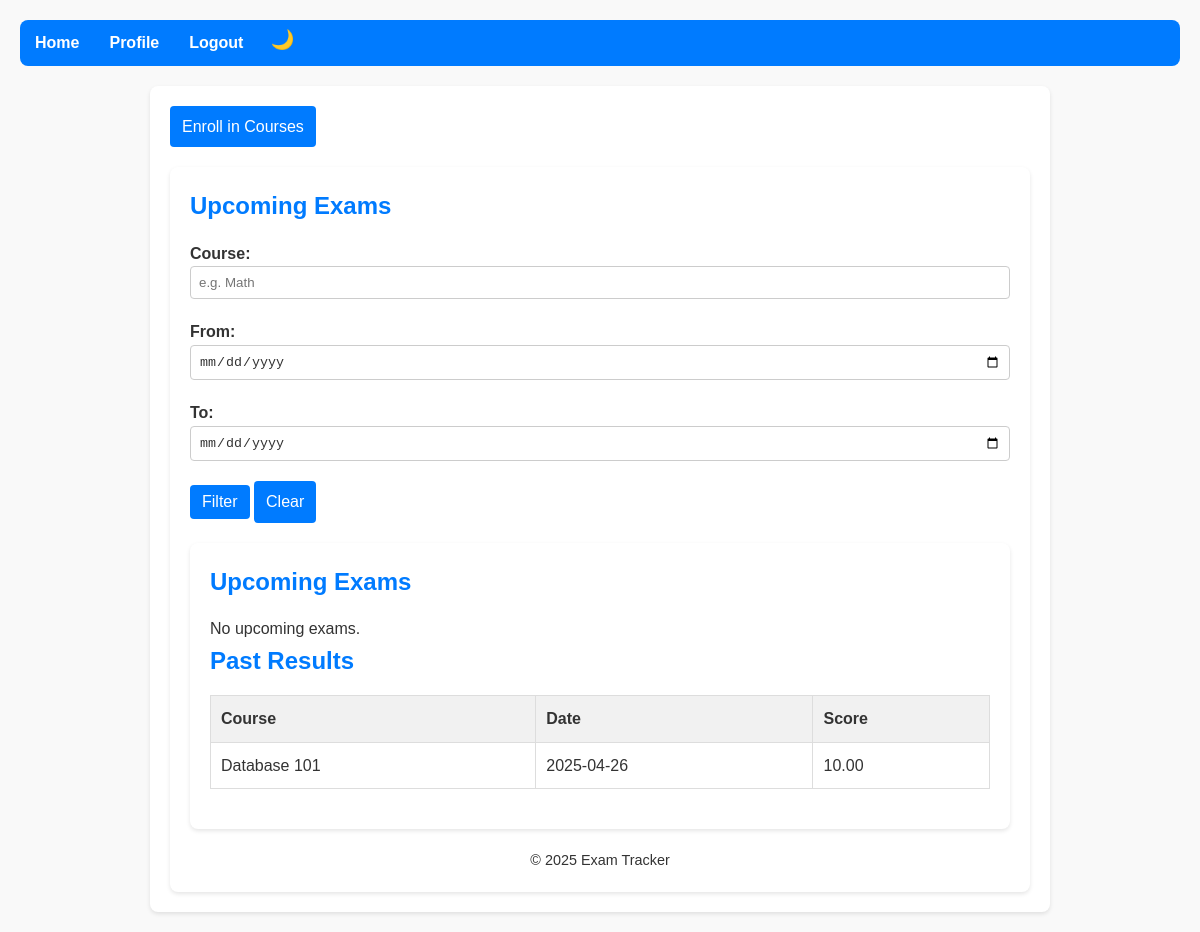
The app's page /student.php (signed in) with its own data.
### tables this page shows
CREATE TABLE `student_exams` (
  `entry_id` int NOT NULL AUTO_INCREMENT,
  `student_id` int NOT NULL,
  `exam_id` int NOT NULL,
  `score` decimal(5,2) DEFAULT NULL,
  PRIMARY KEY (`entry_id`),
  KEY `student_id` (`student_id`),
  KEY `exam_id` (`exam_id`),
  CONSTRAINT `student_exams_ibfk_1` FOREIGN KEY (`student_id`) REFERENCES `users` (`user_id`),
  CONSTRAINT `student_exams_ibfk_2` FOREIGN KEY (`exam_id`) REFERENCES `exams` (`exam_id`)
);

CREATE TABLE `courses` (
  `course_id` int NOT NULL AUTO_INCREMENT,
  `course_name` varchar(100) NOT NULL,
  `code` varchar(20) NOT NULL,
  PRIMARY KEY (`course_id`),
  UNIQUE KEY `code` (`code`)
);

CREATE TABLE `exams` (
  `exam_id` int NOT NULL AUTO_INCREMENT,
  `course_id` int NOT NULL,
  `exam_date` date NOT NULL,
  `location` varchar(100) DEFAULT NULL,
  PRIMARY KEY (`exam_id`),
  KEY `course_id` (`course_id`),
  CONSTRAINT `exams_ibfk_1` FOREIGN KEY (`course_id`) REFERENCES `courses` (`course_id`)
);

### student.php (the view, shortened to what this page needs)
<?php
include 'db.php';
include 'includes/header.php';
$user_id = $_SESSION['user_id'];
?>
<?php
$searchCourse = $_GET['search_course'] ?? '';
$fromDate     = $_GET['from_date']     ?? '';
$toDate       = $_GET['to_date']       ?? '';
?>
<div class="container">
  <?php if ($_SESSION['user_type'] === 'student'): ?>
    <a href="enroll.php" class="btn" style="margin-bottom: 20px;">
      Enroll in Courses
    </a>
  <?php endif; ?>
<div class="container">
  <h2>Upcoming Exams</h2>
  <form method="get" class="mb-3">
    <label>
      Course:
      <input
        type="text"
        name="search_course"
        value="<?= htmlspecialchars($searchCourse) ?>"
        placeholder="e.g. Math"
      >
    </label>
    <label>
      From:
      <input type="date" name="from_date" value="<?= $fromDate ?>">
    </label>
    <label>
      To:
      <input type="date" name="to_date" value="<?= $toDate ?>">
    </label>
    <button type="submit" class="btn">Filter</button>
    <a href="student.php" class="btn">Clear</a>
  </form>
<?php
$sql = "
  SELECT e.exam_id, c.course_name, e.exam_date, e.location
    FROM exams e
    JOIN courses c       ON e.course_id = c.course_id
    JOIN enrollments en  ON en.course_id = c.course_id
   WHERE en.student_id = ?      -- only exams for courses they’re in
     AND e.exam_date  >= CURDATE()
   ORDER BY e.exam_date ASC
";
$stmt = $pdo->prepare($sql);
$stmt->execute([$_SESSION['user_id']]);
$upcoming = $stmt->fetchAll();
$stmt = $pdo->prepare(
    'SELECT c.course_name, e.exam_date, se.score
     FROM student_exams se
     JOIN exams e ON se.exam_id = e.exam_id
     JOIN courses c ON e.course_id = c.course_id
     WHERE se.student_id = ?
     ORDER BY e.exam_date DESC'
);
$stmt->execute([$user_id]);
$past = $stmt->fetchAll();
?>
<div class="container">
    <h2>Upcoming Exams</h2>
    <?php if ($upcoming): ?>
        <table>
            <tr><th>Course</th><th>Date</th><th>Location</th></tr>
            <?php foreach ($upcoming as $exam): ?>
                <tr>
                    <td><?= htmlspecialchars($exam['course_name']) ?></td>
                    <td><?= htmlspecialchars($exam['exam_date']) ?></td>
                    <td><?= htmlspecialchars($exam['location']) ?></td>
                </tr>
            <?php endforeach; ?>
        </table>
    <?php else: ?>
        <p>No upcoming exams.</p>
    <?php endif; ?>
    <h2>Past Results</h2>
    <?php if ($past): ?>
        <table>
            <tr><th>Course</th><th>Date</th><th>Score</th></tr>
            <?php foreach ($past as $res): ?>
                <tr>
                    <td><?= htmlspecialchars($res['course_name']) ?></td>
                    <td><?= htmlspecialchars($res['exam_date']) ?></td>
                    <td><?= htmlspecialchars($res['score']) ?></td>
                </tr>
            <?php endforeach; ?>
        </table>
    <?php else: ?>
        <p>No past results found.</p>
    <?php endif; ?>
</div>
<?php include 'includes/footer.php'; ?>

### assets/css/style.css (style rules this page uses)
:root { --bg-color: #f9f9f9; --card-bg: #fff; --text-color: #333; --accent-color: #007BFF; --nav-bg: #007BFF; --nav-text: #fff; --table-header: #f1f1f1; --table-row-alt: #fafafa; }
* { margin: 0; padding: 0; box-sizing: border-box; }
body { font-family: Arial, sans-serif; line-height: 1.6; background-color: var(--bg-color); color: var(--text-color); padding: 20px; }
.container { max-width: 900px; margin: 0 auto; background: var(--card-bg); padding: 20px; border-radius: 8px; box-shadow: 0 2px 4px rgba(0,0,0,0.1); }
h1, h2 { margin-bottom: 15px; color: var(--accent-color); }
a { color: var(--accent-color); text-decoration: none; }
button, .btn { display: inline-block; padding: 8px 12px; border: none; border-radius: 4px; background: var(--accent-color); color: var(--nav-text); cursor: pointer; font-size: 1rem; text-align: center; }
table { width: 100%; border-collapse: collapse; margin-bottom: 20px; }
table th, table td { padding: 10px; border: 1px solid #ddd; text-align: left; }
table th { background: var(--table-header); }
table tr:nth-child(odd) { background: var(--table-row-alt); }
form { margin-bottom: 20px; }
label { display: block; margin-bottom: 5px; font-weight: bold; }
input[type="text"], input[type="email"], input[type="password"], input[type="date"] { width: 100%; padding: 8px; margin-bottom: 15px; border: 1px solid #ccc; border-radius: 4px; background: var(--card-bg); color: var(--text-color); }

### records on screen
student_exams: courses.course_name "Database 101", exam.exam_date "2025-04-26", score "10.00"
